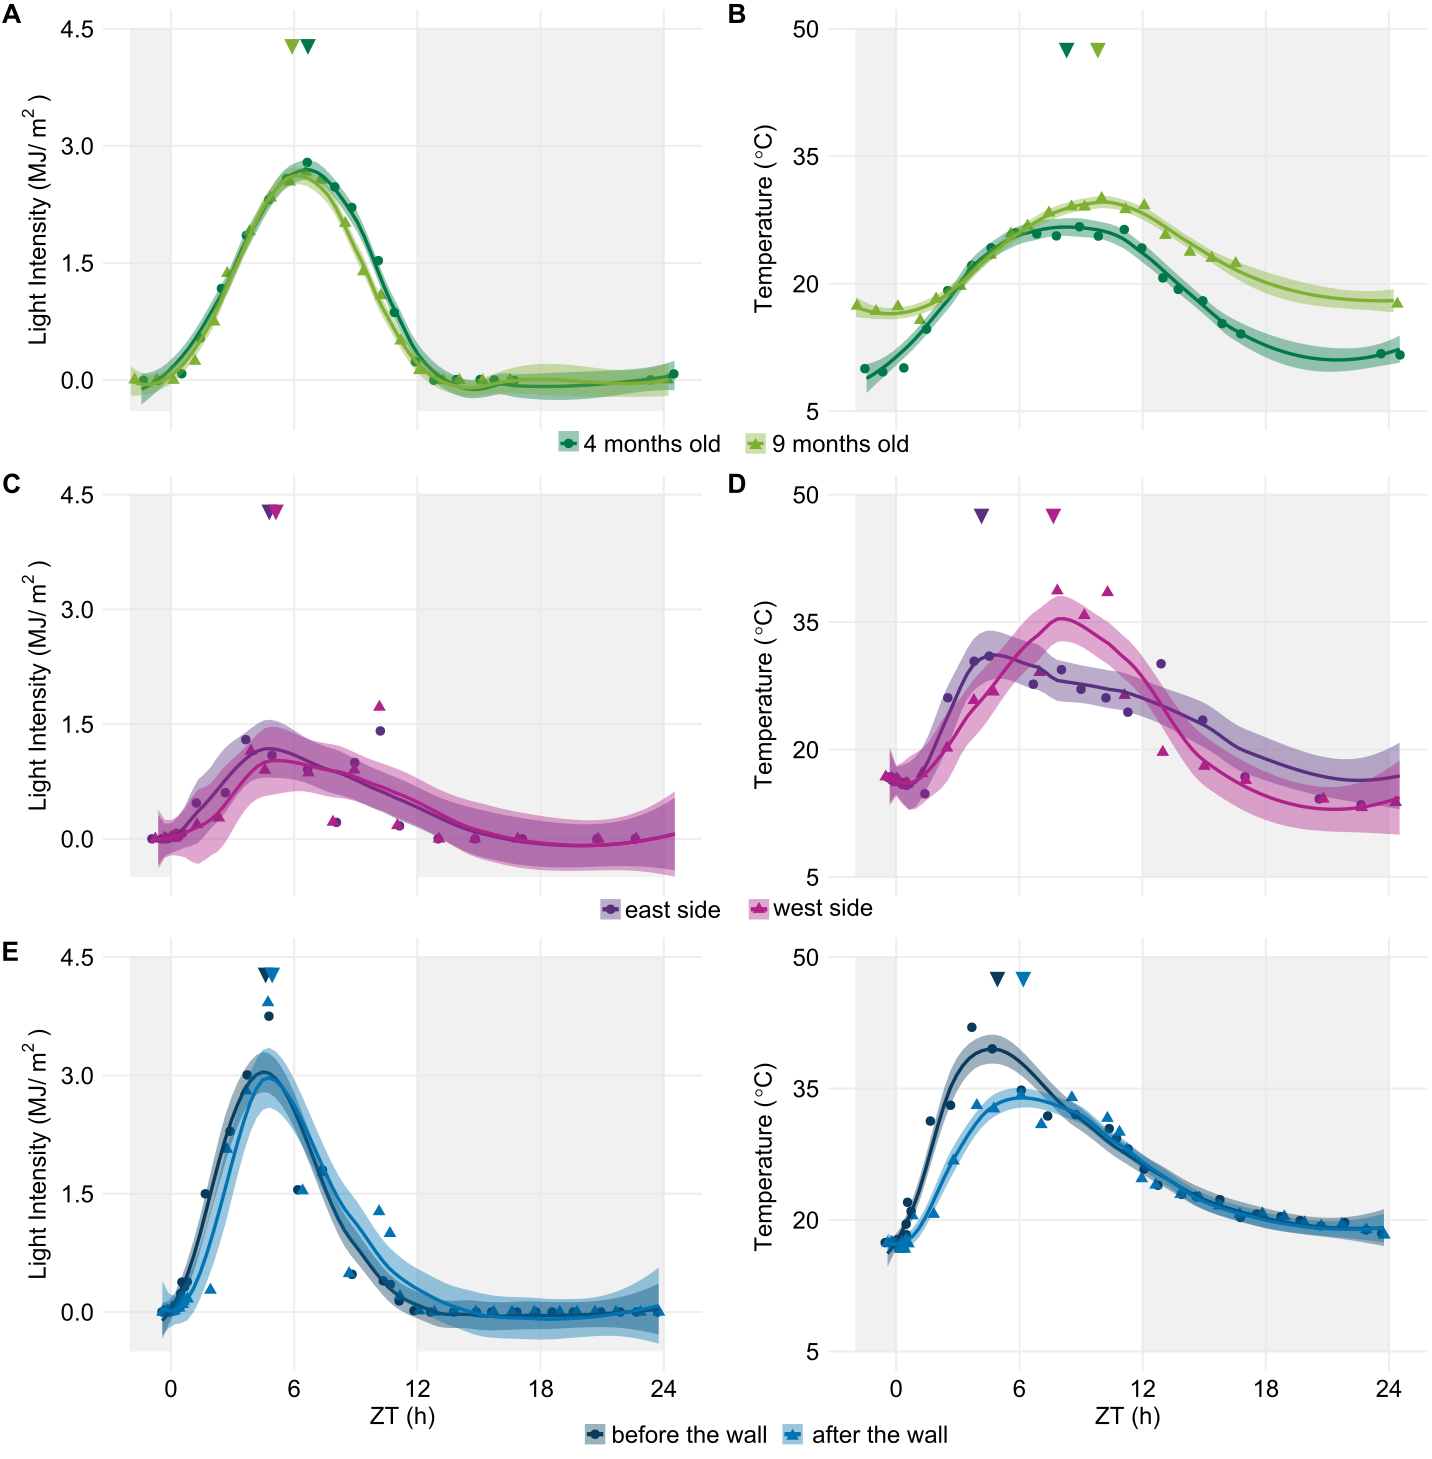

R code for this plot:
library(ggplot2)
library(scales)
library(reshape2)
library(cowplot)
theme_set(theme_minimal_grid())

C1_line = "solid"
C2_line = "solid"
C5_line = "solid"
C6_line = "solid"
C4_line = "solid"
C3_line = "solid"

#green
C1 <- "#007849"
C2 <- "#82b135"

#roxo
C5 <- "#573280"
C6 <- "#b0228c"

#blue
C3 <- "#0B3C5D"
C4 <- "#0375B4"

#export 1400 x 1400


#FigureS1A
sugarcane4mo9mo = read.csv("FigureS1_4mo9mo_environment.txt", sep="\t")

light_daily_4mo9mo <- ggplot(data=sugarcane4mo9mo, aes(x=CT, y=Light, group=Sampling)) +
  annotate("rect", xmin = -2, xmax = 0, ymin = -0.4, ymax = 4.5, alpha = .5, fill = "#e3e3e3")+
  annotate("rect", xmin = 12, xmax = 24, ymin = -0.4, ymax = 4.5, alpha = .5, fill = "#e3e3e3")+
  #geom_line(aes(colour=Sampling, linetype=Sampling), size = 1.2) +
  geom_jitter(aes(col=Sampling, shape = Sampling),position=position_jitter(0.2), size = 3) +
  stat_smooth(aes(group = Sampling, colour = Sampling, fill=Sampling, linetype=Sampling, outfit=fit2<<-..y..),method="loess",  span = 0.5, size = 1.2)+
  scale_fill_manual(values=c(C1, C2))+
  scale_colour_manual(values=c(C1, C2))+
  scale_linetype_manual(values=c(C1_line, C2_line)) +
  scale_x_continuous(breaks=seq(0,24,6), name="ZT (h)", limits=c(-2, 24.55))+
  scale_y_continuous(name="Light Intensity (MJ/" ~ m^{2}~")", breaks=seq(0,4.5,1.5), limits=c(-0.4, 4.5))+
  annotate("text", x = 6.67, y = 4.275, label = "\u25bc", size = 6, colour=C1)+
  annotate("text", x = 5.90, y = 4.275, label = "\u25bc", size = 6, colour=C2)+
  theme(panel.grid.major = element_line(colour = "#efefef", size = 0.75), 
        text = element_text(size=18), 
        axis.ticks = element_blank(),
        axis.line = element_blank(),
        #axis.text.x = element_text(size=18),
        axis.text.x = element_blank(),
        axis.title.x = element_blank(),
        axis.text.y = element_text(size=18),
        legend.position="none")
light_daily_4mo9mo

#method to identify the peak and though of the smoothed fit in C1
fit2 <- data.frame(fit2)
fit3 <- fit2[1:80, ]
fit4 <- fit2[81:160, ]
fit5 <- cbind(fit3, fit4)
fit5 <- data.frame(fit5)
maxC10 <- data.frame(which(fit5 == max(fit5$fit3), arr.ind=TRUE))
maxC1 <- ((maxC10$row-1)*25.96/80)-1.44
maxC20 <- data.frame(which(fit5 == max(fit5$fit4), arr.ind=TRUE))
maxC2 <- ((maxC20$row-1)*26.16/80)-1.95
minC10 <- data.frame(which(fit5 == min(fit5$fit3), arr.ind=TRUE))
minC1 <- ((minC10$row-1)*25.96/80)-1.44
minC20 <- data.frame(which(fit5 == min(fit5$fit4), arr.ind=TRUE))
minC2 <- ((minC20$row-1)*25.48/80)-0.94
FinalMaxMin <- cbind(maxC1, minC1, maxC2, minC2)
round(FinalMaxMin)
FinalMaxMin


#FigureS1B
temperature_daily_4mo9mo <- ggplot(data=sugarcane4mo9mo, aes(x=CT, y=Temperature, group=Sampling)) +
                        annotate("rect", xmin = -2, xmax = 0, ymin = 5, ymax = 50, alpha = .5, fill = "#e3e3e3")+
                        annotate("rect", xmin = 12, xmax = 24, ymin = 5, ymax = 50, alpha = .5, fill = "#e3e3e3")+
                        #geom_line(aes(colour=Sampling, linetype=Sampling), size = 1.2) +
                        geom_jitter(aes(col=Sampling, shape = Sampling),position=position_jitter(0.2), size = 3) +
                        stat_smooth(aes(group = Sampling, colour = Sampling, fill=Sampling, linetype=Sampling, outfit=fit2<<-..y..),method="loess",  span = 0.5, size = 1.2)+
                        scale_fill_manual(values=c(C1, C2))+
                        scale_colour_manual(values=c(C1, C2))+
                        scale_linetype_manual(values=c(C1_line, C2_line)) +
                        scale_x_continuous(breaks=seq(0,24,6), name="ZT (h)", limits=c(-2, 24.55))+
                        scale_y_continuous(name="Temperature ("~degree~"C)", breaks=seq(5,50,15), limits=c(5,50))+
                        annotate("text", x = 8.30, y = 47.5, label = "\u25bc", size = 6, colour=C1)+
                        annotate("text", x = 9.82, y = 47.5, label = "\u25bc", size = 6, colour=C2)+
                        theme(panel.grid.major = element_line(colour = "#efefef", size = 0.75),
                              text = element_text(size=18), 
                              axis.ticks = element_blank(),
                              axis.line = element_blank(),
                              #axis.text.x = element_text(size=18),
                              axis.text.x = element_blank(),
                              axis.title.x = element_blank(),
                              axis.text.y = element_text(size=18),
                              legend.position="none")
temperature_daily_4mo9mo

#method to identify the peak and though of the smoothed fit in C1
fit2 <- data.frame(fit2)
fit3 <- fit2[1:80, ]
fit4 <- fit2[81:160, ]
fit5 <- cbind(fit3, fit4)
fit5 <- data.frame(fit5)
maxC10 <- data.frame(which(fit5 == max(fit5$fit3), arr.ind=TRUE))
maxC1 <- ((maxC10$row-1)*25.96/80)-1.44
maxC20 <- data.frame(which(fit5 == max(fit5$fit4), arr.ind=TRUE))
maxC2 <- ((maxC20$row-1)*26.16/80)-1.95
minC10 <- data.frame(which(fit5 == min(fit5$fit3), arr.ind=TRUE))
minC1 <- ((minC10$row-1)*25.96/80)-1.44
minC20 <- data.frame(which(fit5 == min(fit5$fit4), arr.ind=TRUE))
minC2 <- ((minC20$row-1)*25.48/80)-0.94
FinalMaxMin <- cbind(maxC1, minC1, maxC2, minC2)
round(FinalMaxMin)
FinalMaxMin




#FigureS1C
EW <- read.csv("FigureS1_EW_environment.txt", sep="\t")

light_daily_margin <- ggplot(data=EW, aes(x=CT, y=Light, group=Sampling)) +
  annotate("rect", xmin = -2, xmax = 0, ymin = -0.5, ymax = 4.5, alpha = .5, fill = "#e3e3e3")+
  annotate("rect", xmin = 12, xmax = 24, ymin = -0.5, ymax = 4.5, alpha = .5, fill = "#e3e3e3")+
  #geom_line(aes(colour=Sampling, linetype=Sampling), size = 1.2) +
  geom_jitter(aes(col=Sampling, shape = Sampling),position=position_jitter(0.2), size = 3) +
  stat_smooth(aes(group = Sampling, colour = Sampling, fill=Sampling, linetype=Sampling, outfit=fit2<<-..y..),method="loess",  span = 0.5, size = 1.2)+
  scale_colour_manual(values=c(C5, C6))+
  scale_linetype_manual(values=c(C5_line, C6_line)) +
  scale_fill_manual(values=c(C5, C6))+
  annotate("text", x = 4.79, y = 4.275, label = "\u25bc", size = 6, colour=C5)+
  annotate("text", x = 5.11, y = 4.275, label = "\u25bc", size = 6, colour=C6)+
  scale_x_continuous(breaks=seq(0,24,6), name="ZT (h)", limits=c(-2, 24.55))+
  scale_y_continuous(name="Light Intensity (MJ/" ~ m^{2}~")", breaks=seq(0,4.5,1.5), limits=c(-0.5, 4.5))+
  theme(panel.grid.major = element_line(colour = "#efefef", size = 0.75), 
        text = element_text(size=18), 
        axis.ticks = element_blank(),
        axis.line = element_blank(),
        #axis.text.x = element_text(size=18),
        axis.text.x = element_blank(),
        axis.title.x = element_blank(),
        axis.text.y = element_text(size=18),
        legend.position="none")
light_daily_margin

#method to identify the peak and though of the smoothed fit in C1
fit2 <- data.frame(fit2)
fit3 <- fit2[1:80, ]
fit4 <- fit2[81:160, ]
fit5 <- cbind(fit3, fit4)
fit5 <- data.frame(fit5)
maxC10 <- data.frame(which(fit5 == max(fit5$fit3), arr.ind=TRUE))
maxC1 <- ((maxC10$row-1)*25.48/80)-0.94
maxC20 <- data.frame(which(fit5 == max(fit5$fit4), arr.ind=TRUE))
maxC2 <- ((maxC20$row-1)*25.48/80)-0.94
minC10 <- data.frame(which(fit5 == min(fit5$fit3), arr.ind=TRUE))
minC1 <- ((minC10$row-1)*25.48/80)-0.94
minC20 <- data.frame(which(fit5 == min(fit5$fit4), arr.ind=TRUE))
minC2 <- ((minC20$row-1)*25.48/80)-0.94
FinalMaxMin <- cbind(maxC1, minC1, maxC2, minC2)
round(FinalMaxMin)
FinalMaxMin


#FigureS1D
temperature_daily_margin <- ggplot(data=EW, aes(x=CT, y=Temperature, group=Sampling)) +
  annotate("rect", xmin = -2, xmax = 0, ymin = 5, ymax = 50, alpha = .5, fill = "#e3e3e3")+
  annotate("rect", xmin = 12, xmax = 24, ymin = 5, ymax = 50, alpha = .5, fill = "#e3e3e3")+
  #geom_line(aes(colour=Sampling, linetype=Sampling), size = 1.2) +
  geom_jitter(aes(col=Sampling, shape = Sampling),position=position_jitter(0.2), size = 3) +
  stat_smooth(aes(group = Sampling, colour = Sampling, fill=Sampling, linetype=Sampling, outfit=fit2<<-..y..),method="loess",  span = 0.5, size = 1.2)+
  scale_fill_manual(values=c(C5, C6))+
  scale_colour_manual(values=c(C5, C6))+
  scale_linetype_manual(values=c(C5_line, C6_line)) +
  annotate("text", x = 4.16, y = 47.5, label = "\u25bc", size = 6, colour=C5)+
  annotate("text", x = 7.66, y = 47.5, label = "\u25bc", size = 6, colour=C6)+
  scale_x_continuous(breaks=seq(0,24,6), name="ZT (h)", limits=c(-2, 24.57))+
  scale_y_continuous(name="Temperature ("~degree~"C)", breaks=seq(5,50,15), limits=c(5,50))+
  theme(panel.grid.major = element_line(colour = "#efefef", size = 0.75),
        text = element_text(size=18), 
        axis.ticks = element_blank(),
        axis.line = element_blank(),
        #axis.text.x = element_text(size=18),
        axis.text.x = element_blank(),
        axis.title.x = element_blank(),
        axis.text.y = element_text(size=18),
        legend.position="none")
temperature_daily_margin

#method to identify the peak and though of the smoothed fit in C1
fit2 <- data.frame(fit2)
fit3 <- fit2[1:80, ]
fit4 <- fit2[81:160, ]
fit5 <- cbind(fit3, fit4)
fit5 <- data.frame(fit5)
maxC10 <- data.frame(which(fit5 == max(fit5$fit3), arr.ind=TRUE))
maxC1 <- ((maxC10$row-1)*25.48/80)-0.94
maxC20 <- data.frame(which(fit5 == max(fit5$fit4), arr.ind=TRUE))
maxC2 <- ((maxC20$row-1)*25.48/80)-0.94
minC10 <- data.frame(which(fit5 == min(fit5$fit3), arr.ind=TRUE))
minC1 <- ((minC10$row-1)*25.48/80)-0.94
minC20 <- data.frame(which(fit5 == min(fit5$fit4), arr.ind=TRUE))
minC2 <- ((minC20$row-1)*25.48/80)-0.94
FinalMaxMin <- cbind(maxC1, minC1, maxC2, minC2)
round(FinalMaxMin)
FinalMaxMin

#FigureS1E
wall <- read.csv("FigureS1_wall_environment.txt", sep="\t")

light_daily_wall <- ggplot(data=wall, aes(x=CT, y=Light, group=Sampling)) +
  annotate("rect", xmin = -2, xmax = 0, ymin = -0.5, ymax = 4.5, alpha = .5, fill = "#e3e3e3")+
  annotate("rect", xmin = 12, xmax = 24, ymin = -0.5, ymax = 4.5, alpha = .5, fill = "#e3e3e3")+
  #geom_line(aes(colour=Sampling, linetype=Sampling), size = 1.2) +
  geom_jitter(aes(col=Sampling, shape = Sampling),position=position_jitter(0.2), size = 3) +
  stat_smooth(aes(group = Sampling, colour = Sampling, fill=Sampling, linetype=Sampling, outfit=fit2<<-..y..),method="loess",  span = 0.5, size = 1.2)+
  scale_colour_manual(values=c(C3, C4))+
  scale_linetype_manual(values=c(C3_line, C4_line)) +
  scale_fill_manual(values=c(C3, C4))+
  annotate("text", x = 4.61, y = 4.275, label = "\u25bc", size = 6, colour=C3)+
  annotate("text", x = 4.93, y = 4.275, label = "\u25bc", size = 6, colour=C4)+
    scale_x_continuous(breaks=seq(0,24,6), name="ZT (h)", limits=c(-2, 24.55))+
  scale_y_continuous(name="Light Intensity (MJ/" ~ m^{2}~")", breaks=seq(0,4.5,1.5), limits=c(-0.5, 4.5))+
  theme(panel.grid.major = element_line(colour = "#efefef", size = 0.75), 
        text = element_text(size=18), 
        axis.ticks = element_blank(),
        axis.line = element_blank(),
        axis.text.x = element_text(size=18),
        #axis.text.x = element_blank(),
        #axis.title.x = element_blank(),
        axis.text.y = element_text(size=18),
        legend.position="none")
light_daily_wall

#method to identify the peak and though of the smoothed fit in C1
fit2 <- data.frame(fit2)
fit3 <- fit2[1:80, ]
fit4 <- fit2[81:160, ]
fit5 <- cbind(fit3, fit4)
fit5 <- data.frame(fit5)
maxC10 <- data.frame(which(fit5 == max(fit5$fit3), arr.ind=TRUE))
maxC1 <- ((maxC10$row-1)*25.17/80)-0.42
maxC20 <- data.frame(which(fit5 == max(fit5$fit4), arr.ind=TRUE))
maxC2 <- ((maxC20$row-1)*25.17/80)-0.42
minC10 <- data.frame(which(fit5 == min(fit5$fit3), arr.ind=TRUE))
minC1 <- ((minC10$row-1)*25.17/80)-0.42
minC20 <- data.frame(which(fit5 == min(fit5$fit4), arr.ind=TRUE))
minC2 <- ((minC20$row-1)*25.17/80)-0.42
FinalMaxMin <- cbind(maxC1, minC1, maxC2, minC2)
round(FinalMaxMin)
FinalMaxMin


#FigureS1F
temperature_daily_wall <- ggplot(data=wall, aes(x=CT, y=Temperature, group=Sampling)) +
  annotate("rect", xmin = -2, xmax = 0, ymin = 5, ymax = 50, alpha = .5, fill = "#e3e3e3")+
  annotate("rect", xmin = 12, xmax = 24, ymin = 5, ymax = 50, alpha = .5, fill = "#e3e3e3")+
  #geom_line(aes(colour=Sampling, linetype=Sampling), size = 1.2) +
  geom_jitter(aes(col=Sampling, shape = Sampling),position=position_jitter(0.2), size = 3) +
  stat_smooth(aes(group = Sampling, colour = Sampling, fill=Sampling, linetype=Sampling, outfit=fit2<<-..y..),method="loess",  span = 0.5, size = 1.2)+
  scale_fill_manual(values=c(C3, C4))+
  scale_colour_manual(values=c(C3, C4))+
  scale_linetype_manual(values=c(C3_line, C4_line)) +
  scale_x_continuous(breaks=seq(0,24,6), name="ZT (h)", limits=c(-2, 24.55))+
  scale_y_continuous(name="Temperature ("~degree~"C)", breaks=seq(5,50,15), limits=c(5, 50))+
  annotate("text", x = 4.93, y = 47.5, label = "\u25bc", size = 6, colour=C3)+
  annotate("text", x = 6.19, y = 47.5, label = "\u25bc", size = 6, colour=C4)+
  theme(panel.grid.major = element_line(colour = "#efefef", size = 0.75),
        text = element_text(size=18), 
        axis.ticks = element_blank(),
        axis.line = element_blank(),
        axis.text.x = element_text(size=18),
        axis.text.y = element_text(size=18),
        legend.position="none")
temperature_daily_wall

#method to identify the peak and though of the smoothed fit in C1
fit2 <- data.frame(fit2)
fit3 <- fit2[1:80, ]
fit4 <- fit2[81:160, ]
fit5 <- cbind(fit3, fit4)
fit5 <- data.frame(fit5)
maxC10 <- data.frame(which(fit5 == max(fit5$fit3), arr.ind=TRUE))
maxC1 <- ((maxC10$row-1)*25.17/80)-0.42
maxC20 <- data.frame(which(fit5 == max(fit5$fit4), arr.ind=TRUE))
maxC2 <- ((maxC20$row-1)*25.17/80)-0.42
minC10 <- data.frame(which(fit5 == min(fit5$fit3), arr.ind=TRUE))
minC1 <- ((minC10$row-1)*25.17/80)-0.42
minC20 <- data.frame(which(fit5 == min(fit5$fit4), arr.ind=TRUE))
minC2 <- ((minC20$row-1)*25.17/80)-0.42
FinalMaxMin <- cbind(maxC1, minC1, maxC2, minC2)
round(FinalMaxMin)
FinalMaxMin

plot_grid(light_daily_4mo9mo, temperature_daily_4mo9mo, light_daily_margin, temperature_daily_margin, light_daily_wall, temperature_daily_wall, labels = c("A", "B","C", "D","E", "F"), ncol= 2, align = "v",rel_heights = c(1,1,1.15),label_size = 20)
